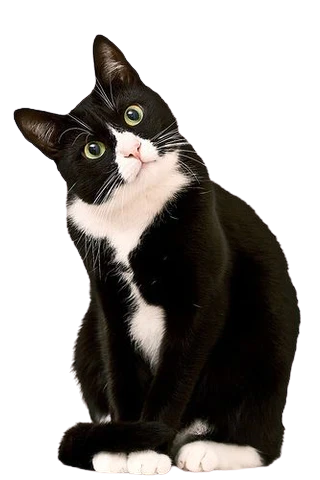
#> input picture AT1.2 - Processamento De Imagem/tuxedocat.png, 320 x 480 px
$ python main.py
#> lines starting #> are read from the running program, lines starting #| are printed output that depends on the picture; after the words box and inside, x2 and y2 are one past the last pixel; in counts of white or black regions, pixels touching at a corner belong together
### AT1.2 - Processamento De Imagem/kernel.py
import numpy as np
import math
from matplotlib import pyplot as plt
from PIL import Image

def kernelGaussiano (kSize, sigma):
    kernel = np.zeros((kSize, kSize), np.float32)

    for i in range(kSize):
        for j in range(kSize):
            exp = (math.pow(1, 2) + math.pow(1, 2))/(2*math.pow(sigma, 2))
            kernel[i, j] = np.exp(-exp)/(2*np.pi*math.pow(sigma, 2))

    sum = np.sum(kernel)
    kernel = kernel/sum

    return kernel

### AT1.2 - Processamento De Imagem/main.py
import numpy as np
import math
from matplotlib import pyplot as plt
from PIL import Image
from kernel import kernelGaussiano

#Filtro Gaussiano
def filtroConvulacao(image, kernel):
    imageShape = image.shape
    kernelShape = kernel.shape
    saida = np.zeros(imageShape)

    bordaI = int((kernelShape[0] - 1)/2)
    bordaJ = int((kernelShape[1] - 1)/2)

    bordaImagem = np.zeros( ((imageShape[0] + 2*bordaI), (imageShape[1] + 2*bordaJ)))

    bordaImagem[bordaI: bordaImagem.shape[0] - bordaI, bordaJ: bordaImagem.shape[1] - bordaJ] = image

    for i in range(imageShape[0]):
        for j in range(imageShape[1]):
            saida[i, j] = np.sum(kernel * bordaImagem[i: i + kernelShape[0], j:j + kernelShape[0]])/kernelShape[0]
    return saida

def convolucao(image, kernel):
    imageShape = image.shape
    kernelShape = kernel.shape
    saida = np.zeros(imageShape)

    bordaI = int((kernelShape[0] - 1)/2)
    bordaJ = int((kernelShape[1] - 1)/2)

    bordaImagem = np.zeros( ((imageShape[0] + 2*bordaI), (imageShape[1] + 2*bordaJ)))

    bordaImagem[bordaI: bordaImagem.shape[0] - bordaI, bordaJ: bordaImagem.shape[1] - bordaJ] = image

    for i in range(imageShape[0]):
        for j in range(imageShape[1]):
            saida[i, j] = np.sum(kernel * bordaImagem[i: i + kernelShape[0], j:j + kernelShape[1]])
    return saida

image = Image.open('tuxedocat.png')
#> image is the input picture: PIL image 320x480 RGBA; mean R, G, B, A 161.1, 157.8, 154.8, 255
imageCinza = Image.open('tuxedocat.png').convert('L')
imageArray = np.asarray(image)
imageCinzaArray = np.asarray(imageCinza)

verm = imageArray[:, :, 0]; azul = imageArray[:, :, 1]; verde = imageArray[:, :, 2]
cinza = (0.3*verm + 0.3*verde+0.3*azul)/3

plt.imshow(cinza)
plt.show()
#Tamanho do Kernel
kernelSize = 9
kernel = kernelGaussiano(kernelSize, np.sqrt(kernelSize))

imageArray2 = filtroConvulacao(cinza, kernel)

plt.imshow(imageArray2)
plt.show()

sobelX = np.array([
    [1, 0, -1],
    [2, 0, -2],
    [1, 0, -1]
])
sobelY = np.array([
    [1, 2, 1],
    [0, 0, 0],
    [-1, -2, -1]
])

matrizA = convolucao(imageArray2, sobelX)
matrizB = convolucao(imageArray2, sobelY)
#> after the loop in convolucao (call 2), `for i in range(imageShape[0]):`:
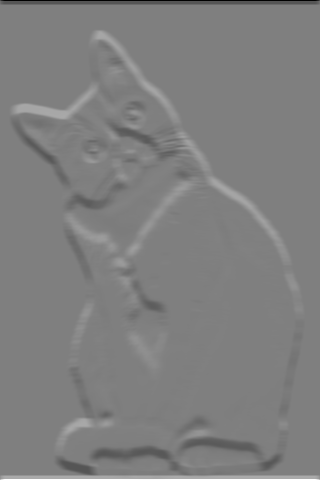
#> saida: shape (480, 320) float64; min -22.67, max 22.67, mean 0; drawn with min black and max white

imageArray3 = np.sqrt(np.power(matrizA, 2) + np.power(matrizB, 2))
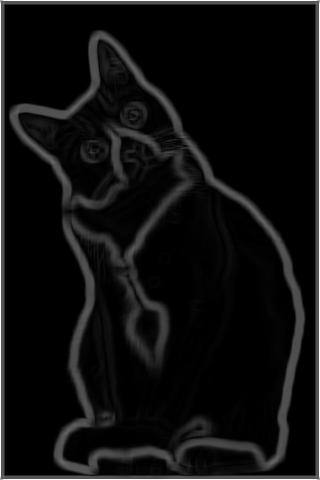
#> imageArray3: shape (480, 320) float64; min 0, max 22.67, mean 1.4; drawn with min black and max white

plt.imshow(imageArray3)
plt.show()

imageArray4 = np.zeros(imageArray3.shape)
#threshold
for i in range(imageArray3.shape[0]):
               for j in range(imageArray3.shape[1]):
                    if imageArray3[i, j] >= 0.5:
                         imageArray4[i, j] = 1.0
                    else:
                         imageArray4[i, j] = 0.0
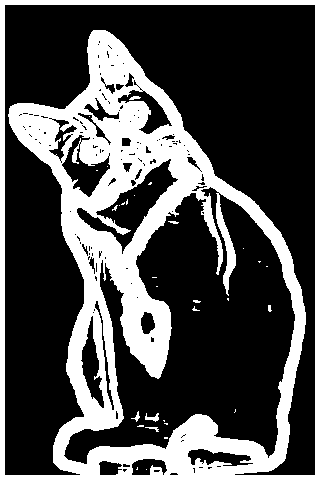
#> imageArray4: shape (480, 320) float64; values 0 (black) and 1 (white), 30.9% white; 31 white regions (24 under 20 px), largest, box (x1, y1, x2, y2) and area: (0, 0, 320, 480) 47139, (145, 413, 159, 422) 63, (131, 411, 140, 422) 33

imageFinal = np.zeros((imageArray4.shape[0], imageArray4.shape[1], 3))
imageFinal[0:imageFinal.shape[0], 0:imageFinal.shape[1],0] = imageArray4
imageFinal[0:imageFinal.shape[0], 0:imageFinal.shape[1],1] = imageArray4
imageFinal[0:imageFinal.shape[0], 0:imageFinal.shape[1],2] = imageArray4

plt.imshow(imageFinal)
plt.show()

laplace1 = np.array([
     [0, -1, 0],
     [-1, 4, -1],
     [0, -1, 0]
])

laplace2 = np.array([
     [-1, -1, -1],
     [-1, 8, -1],
     [-1, -1, -1]
])

imageArray5 = convolucao(imageArray2, laplace1)
#> after the loop in convolucao (call 3), `for i in range(imageShape[0]):`:
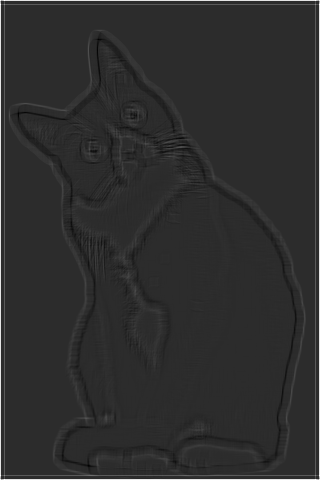
#> saida: shape (480, 320) float64; min -0.901, max 4.3, mean 0.0489; drawn with min black and max white
#threshold Laplace 2
imageArray6 = np.zeros(imageArray5.shape)
for i in range(imageArray5.shape[0]):
               for j in range(imageArray5.shape[1]):
                    if imageArray5[i, j] >= 0.4:
                         imageArray6[i, j] = 1.0
                    else:
                         imageArray6[i, j] = 0.0
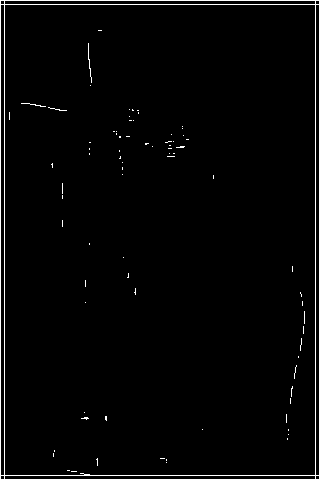
#> imageArray6: shape (480, 320) float64; values 0 (black) and 1 (white), 2.3% white in thin lines or dots

imageFinal = np.zeros((imageArray6.shape[0], imageArray6.shape[1], 3))
imageFinal[0:imageFinal.shape[0], 0:imageFinal.shape[1],0] = imageArray6
imageFinal[0:imageFinal.shape[0], 0:imageFinal.shape[1],1] = imageArray6
imageFinal[0:imageFinal.shape[0], 0:imageFinal.shape[1],2] = imageArray6

plt.imshow(imageFinal)
plt.show()
#threshold Laplace 2
imageArray7 = convolucao(imageArray2, laplace2)
imageArray8 = np.zeros(imageArray7.shape)
for i in range(imageArray7.shape[0]):
               for j in range(imageArray7.shape[1]):
                    if imageArray7[i, j] >= 0.4:
                         imageArray8[i, j] = 1.0
                    else:
                         imageArray8[i, j] = 0.0
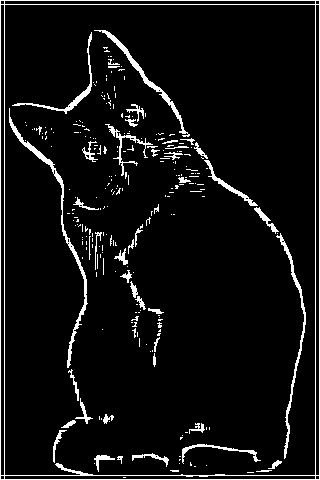
#> imageArray8: shape (480, 320) float64; values 0 (black) and 1 (white), 6.4% white in thin lines or dots

imageFinal = np.zeros((imageArray8.shape[0], imageArray8.shape[1], 3))
imageFinal[0:imageFinal.shape[0], 0:imageFinal.shape[1],0] = imageArray8
imageFinal[0:imageFinal.shape[0], 0:imageFinal.shape[1],1] = imageArray8
imageFinal[0:imageFinal.shape[0], 0:imageFinal.shape[1],2] = imageArray8
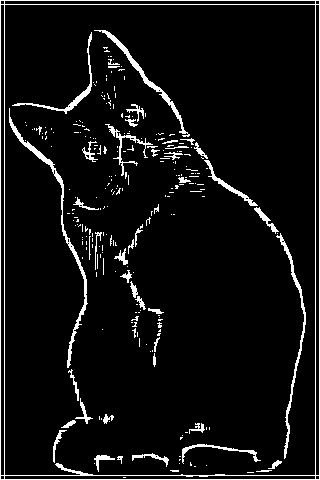
#> imageFinal: shape (480, 320, 3) float64; values 0 (black) and 1 (white), 6.4% white in thin lines or dots

plt.imshow(imageFinal)
plt.show()
